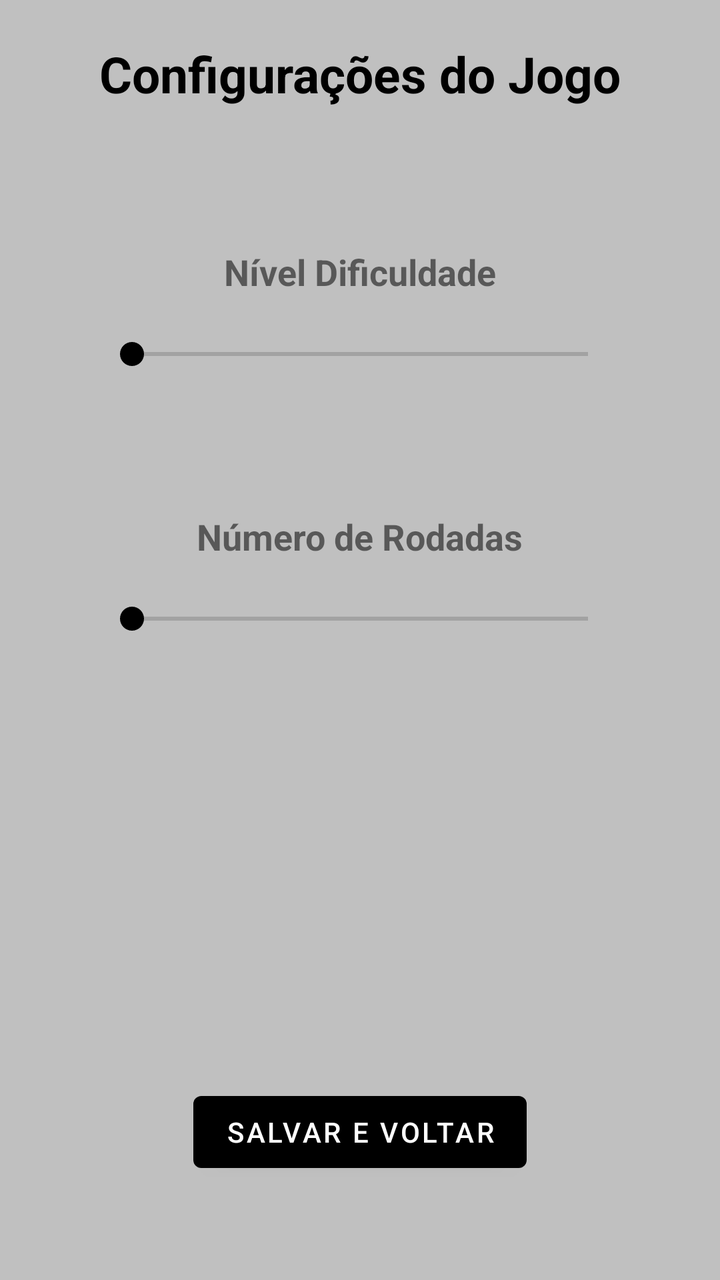
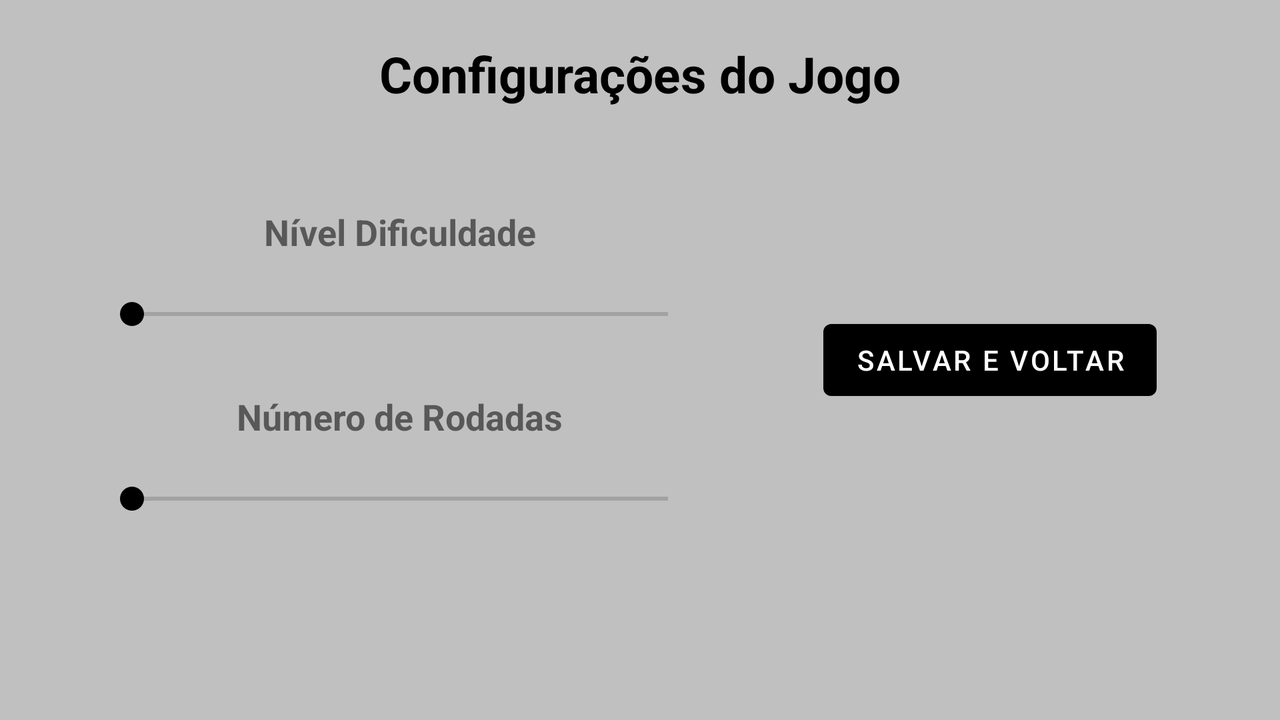

Two renders of one Android screen. The first uses the default layout on a phone; the second uses the alternative layout the repository ships for a different screen configuration, on a matching device. The two XML files are below.
<!-- AndroidManifest.xml: application theme Theme.Forca -->
<!-- res/layout/activity_game_settings.xml -->
<?xml version="1.0" encoding="utf-8"?>
<androidx.constraintlayout.widget.ConstraintLayout xmlns:android="http://schemas.android.com/apk/res/android"
    xmlns:app="http://schemas.android.com/apk/res-auto"
    xmlns:tools="http://schemas.android.com/tools"
    android:layout_width="match_parent"
    android:layout_height="match_parent"
    android:background="@color/silver"
    tools:context=".view.GameSettingsActivity">

    <TextView
        android:id="@+id/txtSettings"
        android:layout_width="wrap_content"
        android:layout_height="wrap_content"
        app:layout_constraintTop_toTopOf="parent"
        app:layout_constraintLeft_toLeftOf="parent"
        app:layout_constraintRight_toRightOf="parent"
        android:layout_margin="20dp"
        android:textSize="25sp"
        android:textStyle="bold"
        android:textColor="@color/black"
        android:text="@string/configuraces"/>

    <TextView
        android:id="@+id/txtDifficulty"
        android:layout_width="wrap_content"
        android:layout_height="wrap_content"
        android:text="@string/nivel_dificuldade"
        android:layout_margin="70dp"
        android:textSize="18sp"
        android:textStyle="bold"
        app:layout_constraintTop_toBottomOf="@id/txtSettings"
        app:layout_constraintLeft_toLeftOf="parent"
        app:layout_constraintRight_toRightOf="parent" />

    <SeekBar
        android:id="@+id/opDifficultySB"
        android:layout_width="match_parent"
        android:layout_height="wrap_content"
        android:layout_marginLeft="50dp"
        android:layout_marginTop="20dp"
        android:layout_marginRight="50dp"
        android:max="3"
        app:layout_constraintLeft_toLeftOf="parent"
        app:layout_constraintRight_toRightOf="parent"
        app:layout_constraintTop_toBottomOf="@id/txtDifficulty" />

    <TextView
        android:id="@+id/txtRounds"
        android:layout_width="wrap_content"
        android:layout_height="wrap_content"
        android:text="@string/rodadas"
        android:layout_margin="70dp"
        android:textSize="18sp"
        android:textStyle="bold"
        app:layout_constraintTop_toBottomOf="@id/opDifficultySB"
        app:layout_constraintLeft_toLeftOf="parent"
        app:layout_constraintRight_toRightOf="parent" />

    <SeekBar
        android:id="@+id/opRoundsSB"
        android:layout_width="match_parent"
        android:layout_height="wrap_content"
        android:layout_marginLeft="50dp"
        android:layout_marginTop="20dp"
        android:layout_marginRight="50dp"
        android:max="15"
        app:layout_constraintLeft_toLeftOf="parent"
        app:layout_constraintRight_toRightOf="parent"
        app:layout_constraintTop_toBottomOf="@id/txtRounds" />

    <Button
        android:id="@+id/btnSaveAndReturn"
        android:layout_width="wrap_content"
        android:layout_height="wrap_content"
        android:layout_marginBottom="50dp"
        android:text="@string/salvar_e_voltar"
        app:layout_constraintBottom_toBottomOf="parent"
        app:layout_constraintEnd_toEndOf="parent"
        app:layout_constraintStart_toStartOf="parent" />

</androidx.constraintlayout.widget.ConstraintLayout>
<!-- resources referenced by this layout -->
<resources>
  <color name="black">#FF000000</color>
  <color name="silver">#C0C0C0</color>
  <string name="configuraces">Configurações do Jogo</string>
  <string name="nivel_dificuldade">Nível Dificuldade</string>
  <string name="rodadas">Número de Rodadas</string>
  <string name="salvar_e_voltar">Salvar e Voltar</string>
  <style name="Theme.Forca" parent="Theme.MaterialComponents.DayNight.DarkActionBar">
          
          <item name="colorPrimary">@color/black</item>
          <item name="colorPrimaryVariant">@color/purple_700</item>
          <item name="colorOnPrimary">@color/white</item>
          
          <item name="colorSecondary">@color/black</item>
          <item name="colorSecondaryVariant">@color/teal_700</item>
          <item name="colorOnSecondary">@color/black</item>
          
          <item name="android:statusBarColor" tools:targetApi="l">?attr/colorPrimaryVariant</item>
          
      </style>
  <color name="purple_700">#FF3700B3</color>
  <color name="white">#FFFFFFFF</color>
  <color name="teal_700">#FF018786</color>
</resources>
<!-- res/layout-land/activity_game_settings.xml (the repository's variant of the layout above) -->
<!-- drawn on the phone turned sideways -->
<?xml version="1.0" encoding="utf-8"?>
<androidx.constraintlayout.widget.ConstraintLayout xmlns:android="http://schemas.android.com/apk/res/android"
    xmlns:app="http://schemas.android.com/apk/res-auto"
    xmlns:tools="http://schemas.android.com/tools"
    android:layout_width="match_parent"
    android:layout_height="match_parent"
    android:background="@color/silver"
    tools:context=".view.GameSettingsActivity">

    <TextView
        android:id="@+id/txtSettings"
        android:layout_width="wrap_content"
        android:layout_height="wrap_content"
        app:layout_constraintTop_toTopOf="parent"
        app:layout_constraintLeft_toLeftOf="parent"
        app:layout_constraintRight_toRightOf="parent"
        android:layout_margin="20dp"
        android:textSize="25sp"
        android:textStyle="bold"
        android:textColor="@color/black"
        android:text="@string/configuraces"/>

    <TextView
        android:id="@+id/txtDifficulty"
        android:layout_width="wrap_content"
        android:layout_height="wrap_content"
        android:layout_margin="50dp"
        android:text="@string/nivel_dificuldade"
        android:textSize="18sp"
        android:textStyle="bold"
        app:layout_constraintEnd_toEndOf="@+id/opDifficultySB"
        app:layout_constraintStart_toStartOf="@+id/opDifficultySB"
        app:layout_constraintTop_toBottomOf="@id/txtSettings" />

    <SeekBar
        android:id="@+id/opDifficultySB"
        android:layout_width="300dp"
        android:layout_height="wrap_content"
        android:layout_marginStart="50dp"
        android:layout_marginTop="20dp"
        android:max="3"
        app:layout_constraintLeft_toLeftOf="parent"
        app:layout_constraintTop_toBottomOf="@id/txtDifficulty" />

    <TextView
        android:id="@+id/txtRounds"
        android:layout_width="wrap_content"
        android:layout_height="wrap_content"
        android:layout_margin="30dp"
        android:text="@string/rodadas"
        android:textSize="18sp"
        android:textStyle="bold"
        app:layout_constraintEnd_toEndOf="@+id/opRoundsSB"
        app:layout_constraintStart_toStartOf="@+id/opRoundsSB"
        app:layout_constraintTop_toBottomOf="@id/opDifficultySB" />

    <SeekBar
        android:id="@+id/opRoundsSB"
        android:layout_width="300dp"
        android:layout_height="wrap_content"
        android:layout_marginStart="50dp"
        android:layout_marginTop="20dp"
        android:max="15"
        app:layout_constraintLeft_toLeftOf="parent"
        app:layout_constraintTop_toBottomOf="@id/txtRounds" />

    <Button
        android:id="@+id/btnSaveAndReturn"
        android:layout_width="wrap_content"
        android:layout_height="wrap_content"
        android:text="@string/salvar_e_voltar"
        app:layout_constraintBottom_toBottomOf="parent"
        app:layout_constraintEnd_toEndOf="parent"
        app:layout_constraintStart_toEndOf="@+id/opDifficultySB"
        app:layout_constraintTop_toTopOf="parent" />

</androidx.constraintlayout.widget.ConstraintLayout>
